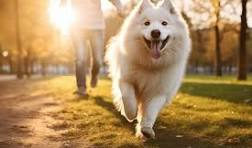
#> input picture opencv_face_detection/photos/dog.jpeg, 252 x 148 px, found by its file name
$ python histograms.py
#> lines starting #> are read from the running program, lines starting #| are printed output that depends on the picture
import cv2 as cv
import matplotlib.pyplot as plt

#Histograms allows us to visualize the intensity of color distribution in images
#reading images
img = cv.imread('opencv_face_detection/photos/dog.jpeg')
#> img is the input picture: shape (148, 252, 3); mean B, G, R 93.4, 138.5, 172.9
cv.imshow('Dog',img)

gray = cv.cvtColor(img,cv.COLOR_BGR2GRAY)
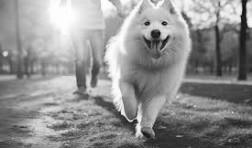
#> gray: shape (148, 252); min 5, max 255, mean 143.6
cv.imshow('Gray',gray)

# Grayscale histogram
gray_hist = cv.calcHist([gray],[0],None,[256],[0,256])
#> gray_hist = 256 values, max 276 at index 149, min 0 at index 0, mean 145.7

plt.figure()
plt.title('Grayscale histogram')
plt.xlabel('Bins')
plt.ylabel('No of pixels')
plt.plot(gray_hist)
plt.xlim([0,256])
plt.show()
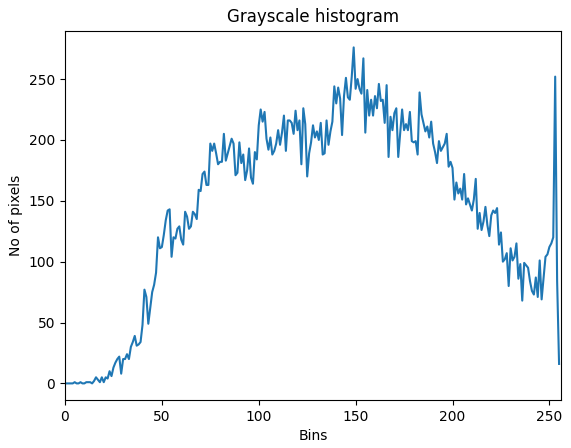
#> figure drawn by matplotlib, 1 panel; curve peaks at x = 149, y = 276

cv.waitKey(0)

$ run again, with opencv_face_detection/photos/man.jpg copied over opencv_face_detection/photos/dog.jpeg
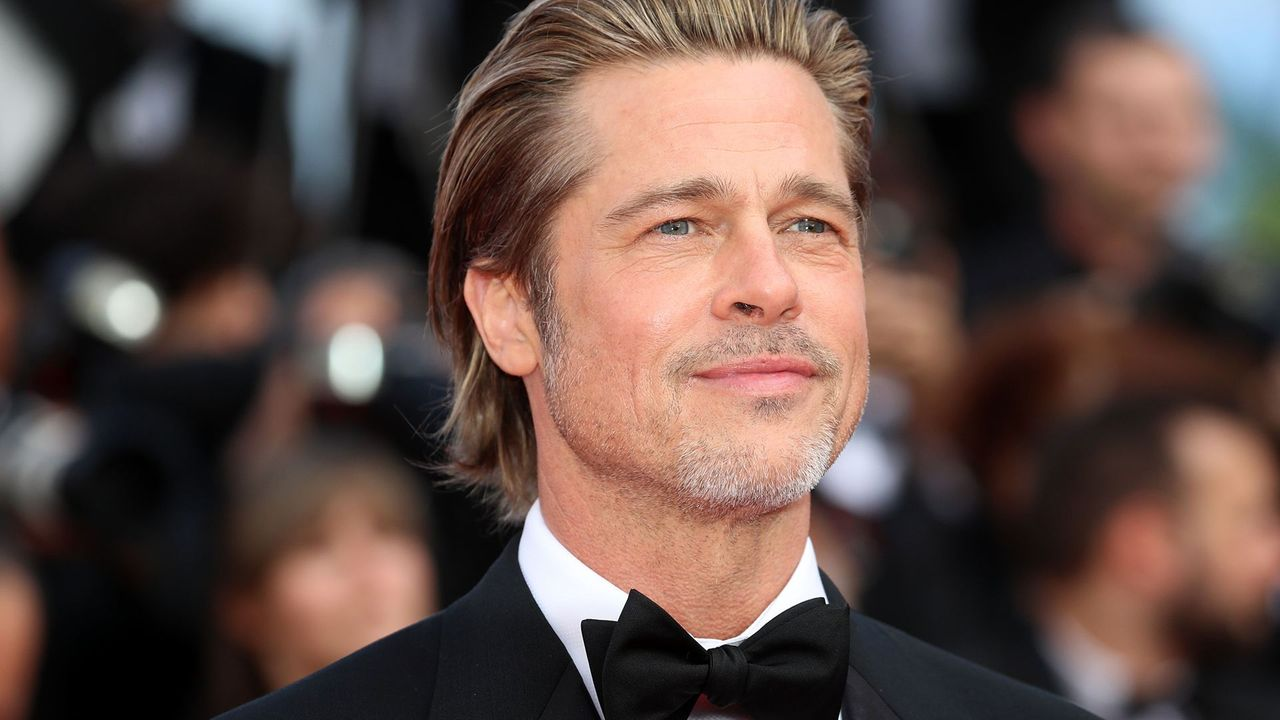
#> input picture opencv_face_detection/photos/man.jpg, 1280 x 720 px, found by its file name
#> img is the input picture: shape (720, 1280, 3); mean B, G, R 71, 77.1, 96.5
#> `gray = cv.cvtColor(img,cv.COLOR_BGR2GRAY)`:
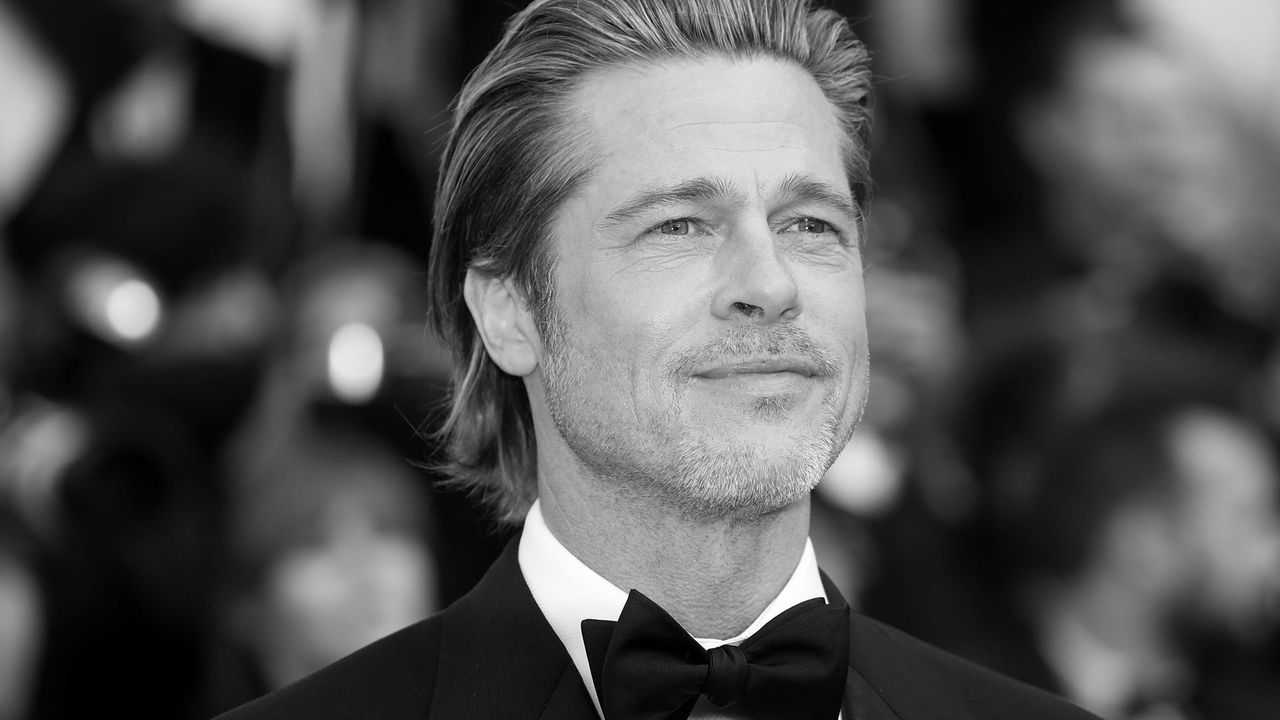
#> gray: shape (720, 1280); min 0, max 255, mean 82.2
#> gray_hist = 256 values, max 13520 at index 22, min 99 at index 233, mean 3600
#> `plt.show()`:
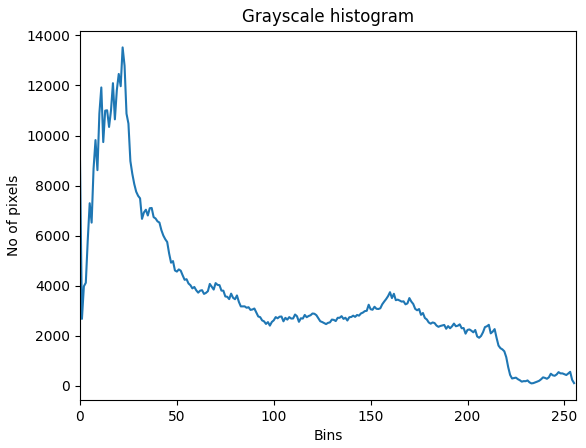
#> figure drawn by matplotlib, 1 panel; curve peaks at x = 22, y = 13520

$ run again, with opencv_face_detection/photos/park.jpg copied over opencv_face_detection/photos/dog.jpeg
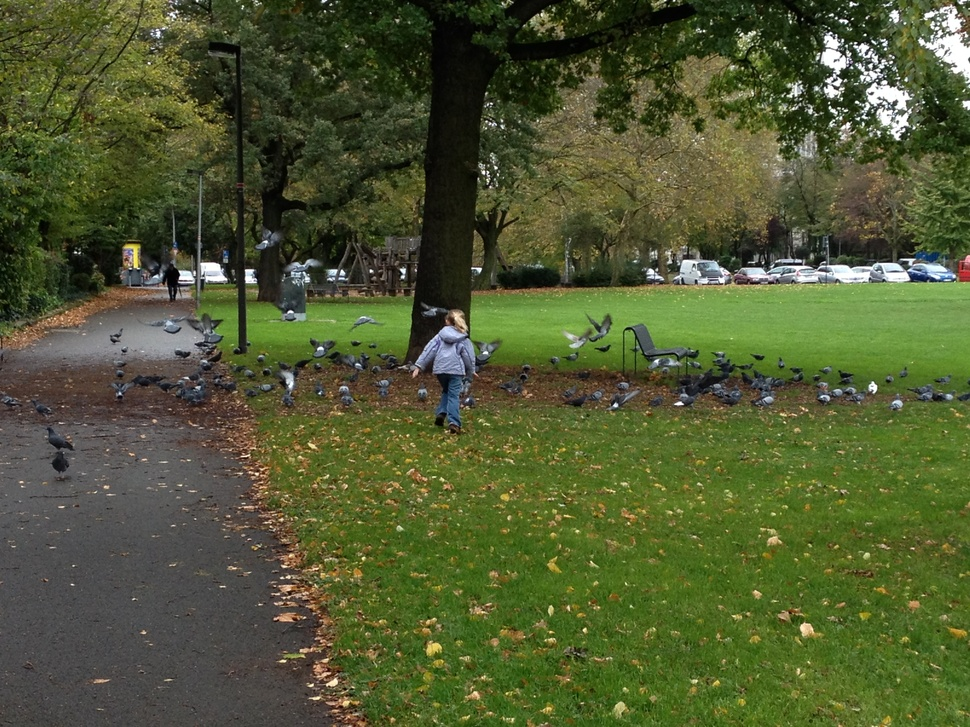
#> input picture opencv_face_detection/photos/park.jpg, 970 x 727 px, shrunk from 3264 x 2448 before the run, found by its file name
#> img is the input picture: shape (727, 970, 3); mean B, G, R 50, 88.6, 79.7
#> `gray = cv.cvtColor(img,cv.COLOR_BGR2GRAY)`:
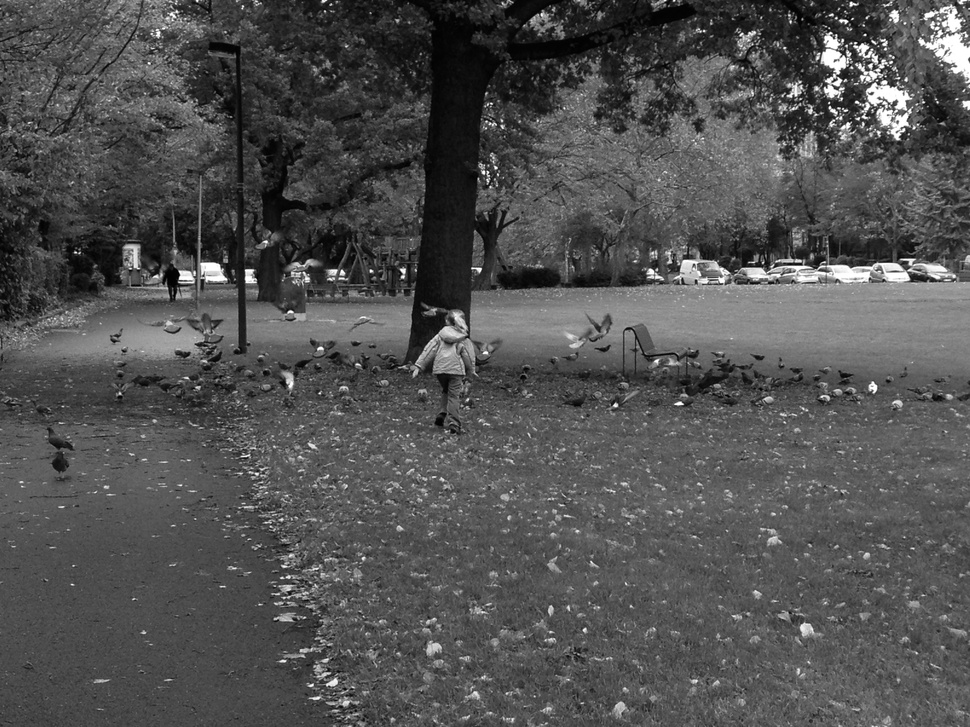
#> gray: shape (727, 970); min 0, max 255, mean 81.5
#> gray_hist = 256 values, max 12340 at index 77, min 15 at index 0, mean 2754.6
#> `plt.show()`:
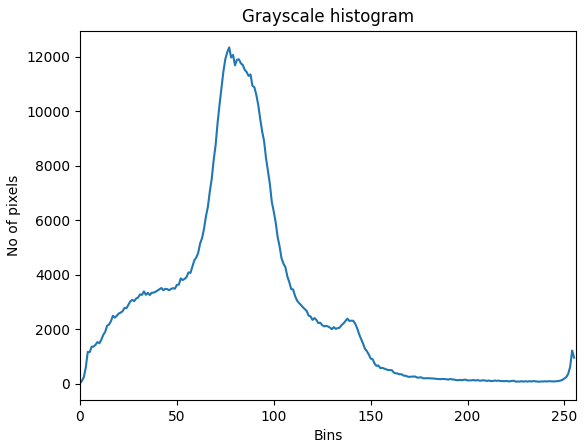
#> figure drawn by matplotlib, 1 panel; curve peaks at x = 77, y = 12340
